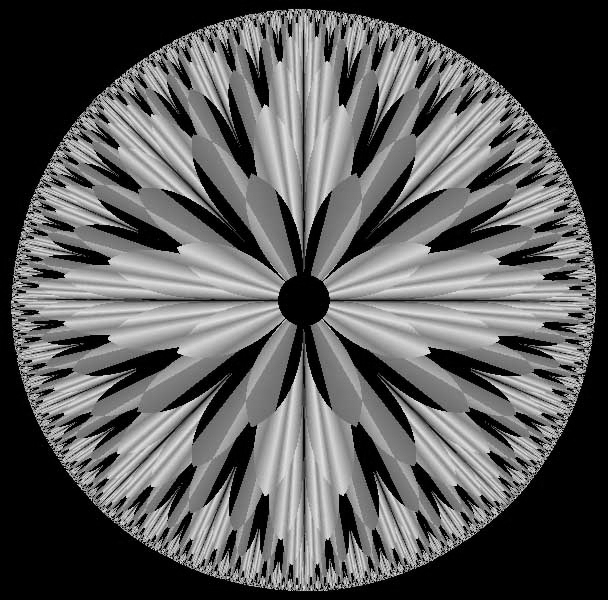
#> input picture ful.jpg, 608 x 600 px
$ python bitplane.py
#> lines starting #> are read from the running program, lines starting #| are printed output that depends on the picture; after the words box and inside, x2 and y2 are one past the last pixel; in counts of white or black regions, pixels touching at a corner belong together
import cv2
import numpy as np
import matplotlib.pyplot as plt

# Read the image
image = cv2.imread('ful.jpg', cv2.IMREAD_GRAYSCALE)
#> image is the input picture: shape (600, 608); min 0, max 245, mean 89.1

# Extract the bit planes
bit_plane_2 = np.uint8((image & 0b00000010) >> 1) * 255
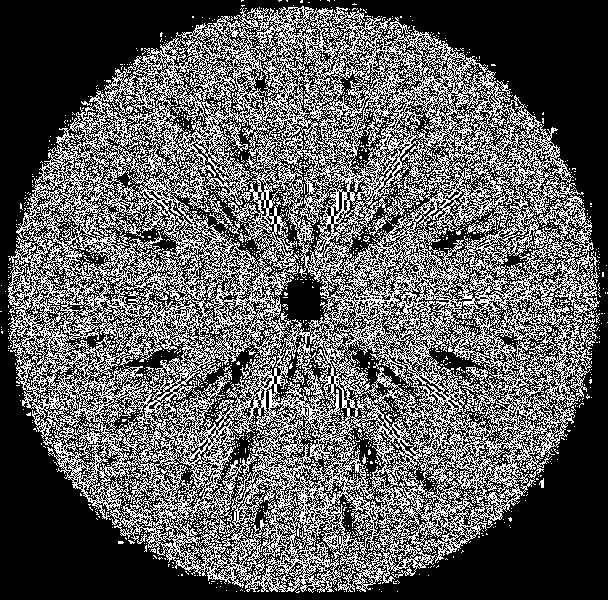
#> bit_plane_2: shape (600, 608); 36% white in thin lines or dots
bit_plane_4 = np.uint8((image & 0b00001000) >> 3) * 255
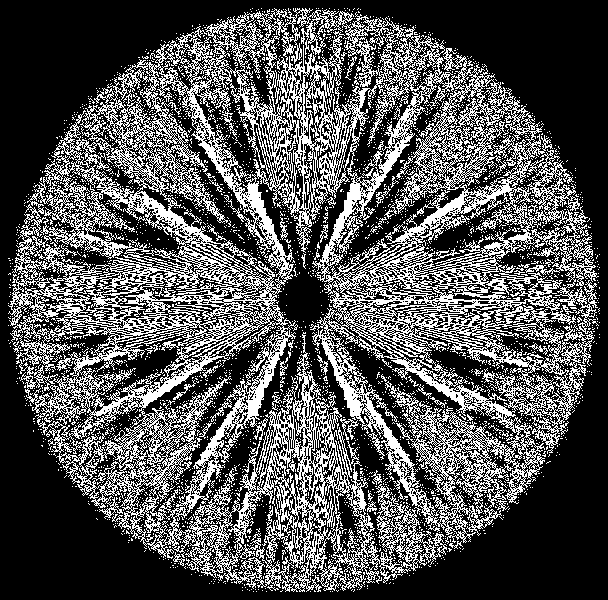
#> bit_plane_4: shape (600, 608); 32.5% white in thin lines or dots
bit_plane_6 = np.uint8((image & 0b01000000) >> 5) * 255
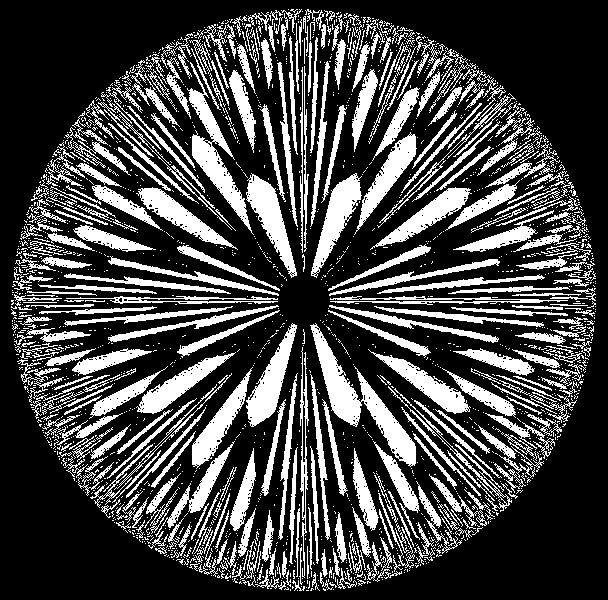
#> bit_plane_6: shape (600, 608); values 0 (black) and 254 (white), 27% white; 2103 white regions (1754 under 20 px), largest, box (x1, y1, x2, y2) and area: (310, 323, 416, 467) 3560, (187, 62, 254, 235) 2526, (246, 323, 297, 427) 1918
bit_plane_8 = np.uint8((image & 0b10000000) >> 7) * 255
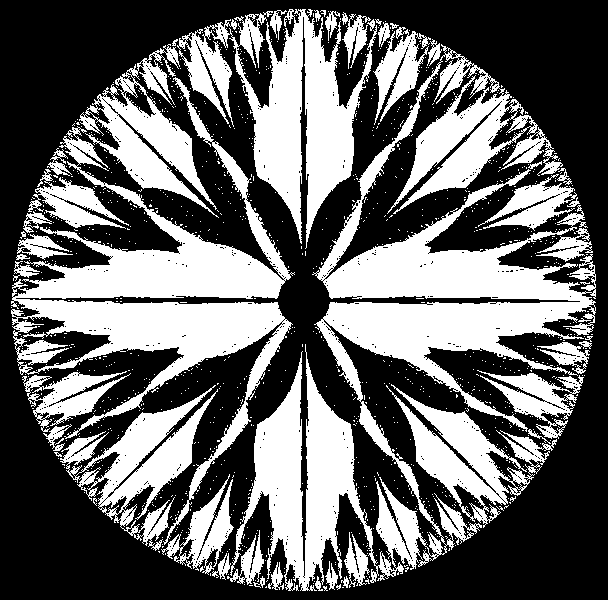
#> bit_plane_8: shape (600, 608); 40.2% white; 1117 white regions (1070 under 20 px), largest, box (x1, y1, x2, y2) and area: (230, 44, 596, 591) 54375, (11, 77, 295, 545) 29499, (177, 9, 377, 249) 17174
bit_plane_10 = np.uint8((image & 0b00000001)) * 255  # 10th bit plane
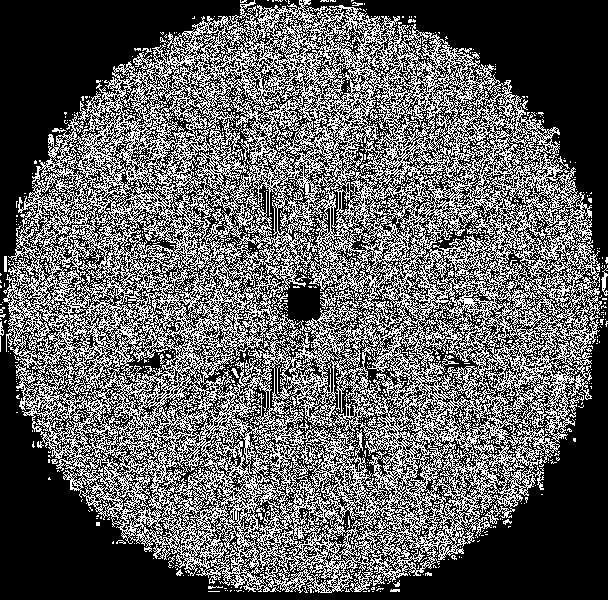
#> bit_plane_10: shape (600, 608); 37.5% white in thin lines or dots

# Display the original image and bit planes
plt.figure(figsize=(15, 15))

plt.subplot(3, 2, 1)
plt.imshow(image, cmap='gray')
plt.title('Original Image')
plt.axis('off')

plt.subplot(3, 2, 2)
plt.imshow(bit_plane_2, cmap='gray')
plt.title('Bit Plane 2')
plt.axis('off')

plt.subplot(3, 2, 3)
plt.imshow(bit_plane_4, cmap='gray')
plt.title('Bit Plane 4')
plt.axis('off')

plt.subplot(3, 2, 4)
plt.imshow(bit_plane_6, cmap='gray')
plt.title('Bit Plane 6')
plt.axis('off')

plt.subplot(3, 2, 5)
plt.imshow(bit_plane_8, cmap='gray')
plt.title('Bit Plane 8')
plt.axis('off')

plt.subplot(3, 2, 6)
plt.imshow(bit_plane_10, cmap='gray')
plt.title('Bit Plane 10')
plt.axis('off')

plt.show()
